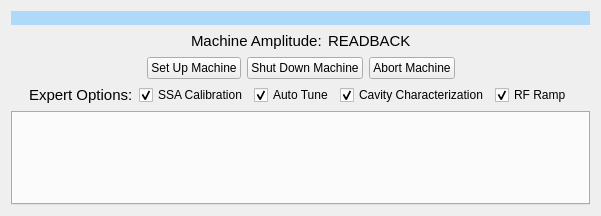
<?xml version="1.0" encoding="UTF-8"?>


<ui version="4.0">
    <class>Form</class>
    <widget class="QWidget" name="Form">
        <property name="geometry">
            <rect>
                <x>0</x>
                <y>0</y>
                <width>601</width>
                <height>216</height>
            </rect>
        </property>
        <property name="windowTitle">
            <string>Auto Setup</string>
        </property>
        <property name="styleSheet">
            <string notr="true">font: 11pt &quot;.AppleSystemUIFont&quot;;</string>
        </property>
        <layout class="QVBoxLayout" name="verticalLayout">
            <item>
                <widget class="QLabel" name="label_2">
                    <property name="styleSheet">
                        <string notr="true">background-color: rgb(175, 217, 248)</string>
                    </property>
                    <property name="text">
                        <string/>
                    </property>
                </widget>
            </item>
            <item>
                <layout class="QHBoxLayout" name="horizontalLayout_3">
                    <item>
                        <spacer name="horizontalSpacer_5">
                            <property name="orientation">
                                <enum>Qt::Horizontal</enum>
                            </property>
                            <property name="sizeHint" stdset="0">
                                <size>
                                    <width>40</width>
                                    <height>20</height>
                                </size>
                            </property>
                        </spacer>
                    </item>
                    <item>
                        <widget class="QLabel" name="label">
                            <property name="font">
                                <font>
                                    <family>.AppleSystemUIFont</family>
                                    <pointsize>11</pointsize>
                                    <weight>50</weight>
                                    <italic>false</italic>
                                    <bold>false</bold>
                                </font>
                            </property>
                            <property name="text">
                                <string>Machine Amplitude:</string>
                            </property>
                        </widget>
                    </item>
                    <item>
                        <widget class="QLabel" name="machine_readback_label">
                            <property name="font">
                                <font>
                                    <family>.AppleSystemUIFont</family>
                                    <pointsize>11</pointsize>
                                    <weight>50</weight>
                                    <italic>false</italic>
                                    <bold>false</bold>
                                </font>
                            </property>
                            <property name="text">
                                <string>READBACK</string>
                            </property>
                        </widget>
                    </item>
                    <item>
                        <spacer name="horizontalSpacer_6">
                            <property name="orientation">
                                <enum>Qt::Horizontal</enum>
                            </property>
                            <property name="sizeHint" stdset="0">
                                <size>
                                    <width>40</width>
                                    <height>20</height>
                                </size>
                            </property>
                        </spacer>
                    </item>
                </layout>
            </item>
            <item>
                <layout class="QHBoxLayout" name="horizontalLayout">
                    <item>
                        <spacer name="horizontalSpacer">
                            <property name="orientation">
                                <enum>Qt::Horizontal</enum>
                            </property>
                            <property name="sizeHint" stdset="0">
                                <size>
                                    <width>40</width>
                                    <height>20</height>
                                </size>
                            </property>
                        </spacer>
                    </item>
                    <item>
                        <widget class="QPushButton" name="machine_setup_button">
                            <property name="text">
                                <string>Set Up Machine</string>
                            </property>
                        </widget>
                    </item>
                    <item>
                        <widget class="QPushButton" name="machine_shutdown_button">
                            <property name="text">
                                <string>Shut Down Machine</string>
                            </property>
                        </widget>
                    </item>
                    <item>
                        <widget class="QPushButton" name="machine_abort_button">
                            <property name="text">
                                <string>Abort Machine</string>
                            </property>
                        </widget>
                    </item>
                    <item>
                        <spacer name="horizontalSpacer_2">
                            <property name="orientation">
                                <enum>Qt::Horizontal</enum>
                            </property>
                            <property name="sizeHint" stdset="0">
                                <size>
                                    <width>40</width>
                                    <height>20</height>
                                </size>
                            </property>
                        </spacer>
                    </item>
                </layout>
            </item>
            <item>
                <layout class="QHBoxLayout" name="horizontalLayout_5">
                    <item>
                        <spacer name="horizontalSpacer_7">
                            <property name="orientation">
                                <enum>Qt::Horizontal</enum>
                            </property>
                            <property name="sizeHint" stdset="0">
                                <size>
                                    <width>40</width>
                                    <height>20</height>
                                </size>
                            </property>
                        </spacer>
                    </item>
                    <item>
                        <widget class="QLabel" name="label_3">
                            <property name="font">
                                <font>
                                    <family>.AppleSystemUIFont</family>
                                    <pointsize>11</pointsize>
                                    <weight>50</weight>
                                    <italic>false</italic>
                                    <bold>false</bold>
                                </font>
                            </property>
                            <property name="text">
                                <string>Expert Options:</string>
                            </property>
                        </widget>
                    </item>
                    <item>
                        <widget class="QCheckBox" name="ssa_cal_checkbox">
                            <property name="toolTip">
                                <string>Leave all checked if unsure</string>
                            </property>
                            <property name="text">
                                <string>SSA Calibration</string>
                            </property>
                            <property name="checked">
                                <bool>true</bool>
                            </property>
                        </widget>
                    </item>
                    <item>
                        <widget class="QCheckBox" name="autotune_checkbox">
                            <property name="toolTip">
                                <string>Leave all checked if unsure</string>
                            </property>
                            <property name="text">
                                <string>Auto Tune</string>
                            </property>
                            <property name="checked">
                                <bool>true</bool>
                            </property>
                        </widget>
                    </item>
                    <item>
                        <widget class="QCheckBox" name="cav_char_checkbox">
                            <property name="toolTip">
                                <string>Leave all checked if unsure</string>
                            </property>
                            <property name="text">
                                <string>Cavity Characterization</string>
                            </property>
                            <property name="checked">
                                <bool>true</bool>
                            </property>
                        </widget>
                    </item>
                    <item>
                        <widget class="QCheckBox" name="rf_ramp_checkbox">
                            <property name="toolTip">
                                <string>Leave all checked if unsure</string>
                            </property>
                            <property name="text">
                                <string>RF Ramp</string>
                            </property>
                            <property name="checked">
                                <bool>true</bool>
                            </property>
                        </widget>
                    </item>
                    <item>
                        <spacer name="horizontalSpacer_8">
                            <property name="orientation">
                                <enum>Qt::Horizontal</enum>
                            </property>
                            <property name="sizeHint" stdset="0">
                                <size>
                                    <width>40</width>
                                    <height>20</height>
                                </size>
                            </property>
                        </spacer>
                    </item>
                </layout>
            </item>
            <item>
                <widget class="QTabWidget" name="tabWidget_linac"/>
            </item>
        </layout>
    </widget>
    <resources/>
    <connections/>
</ui>
